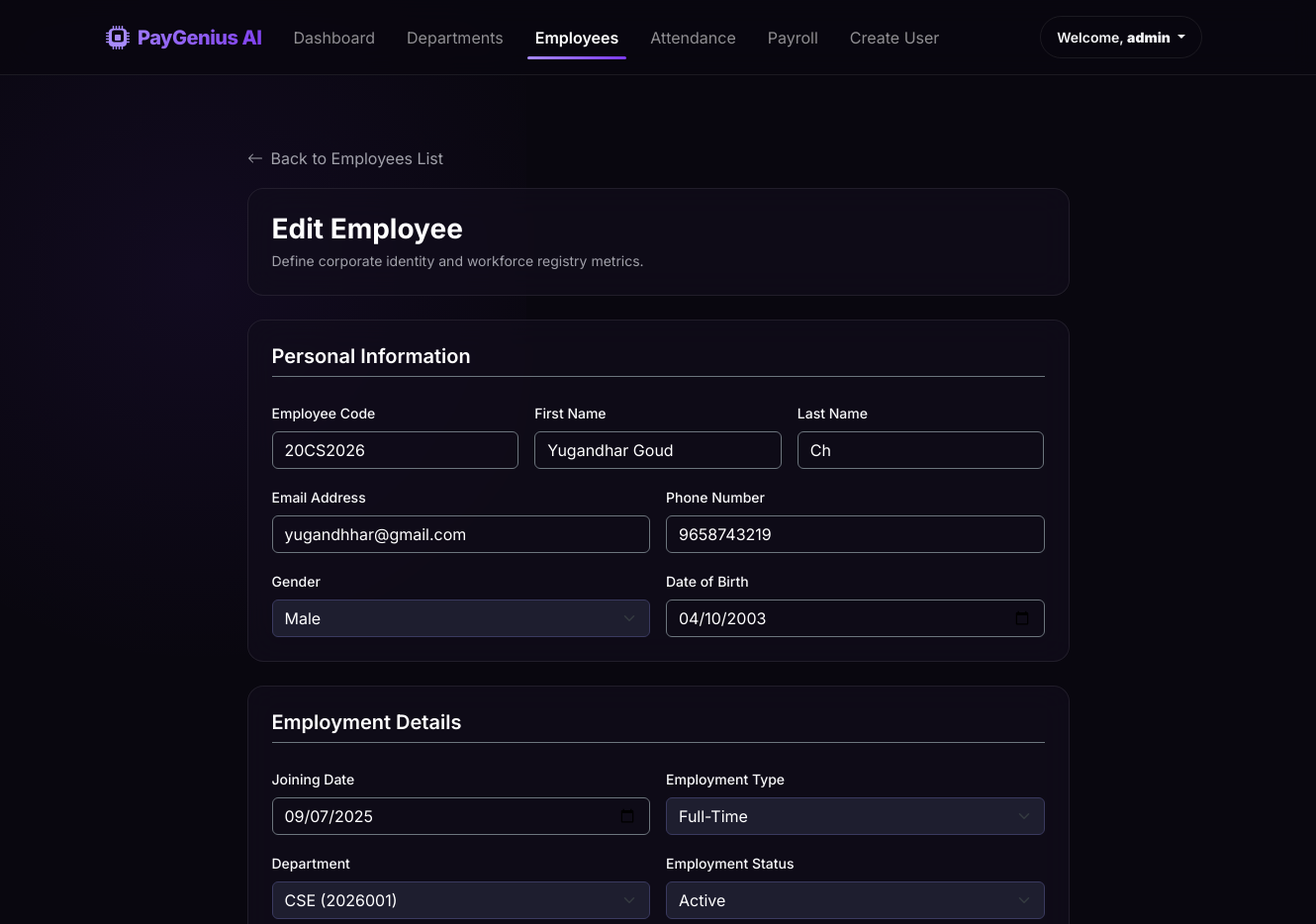
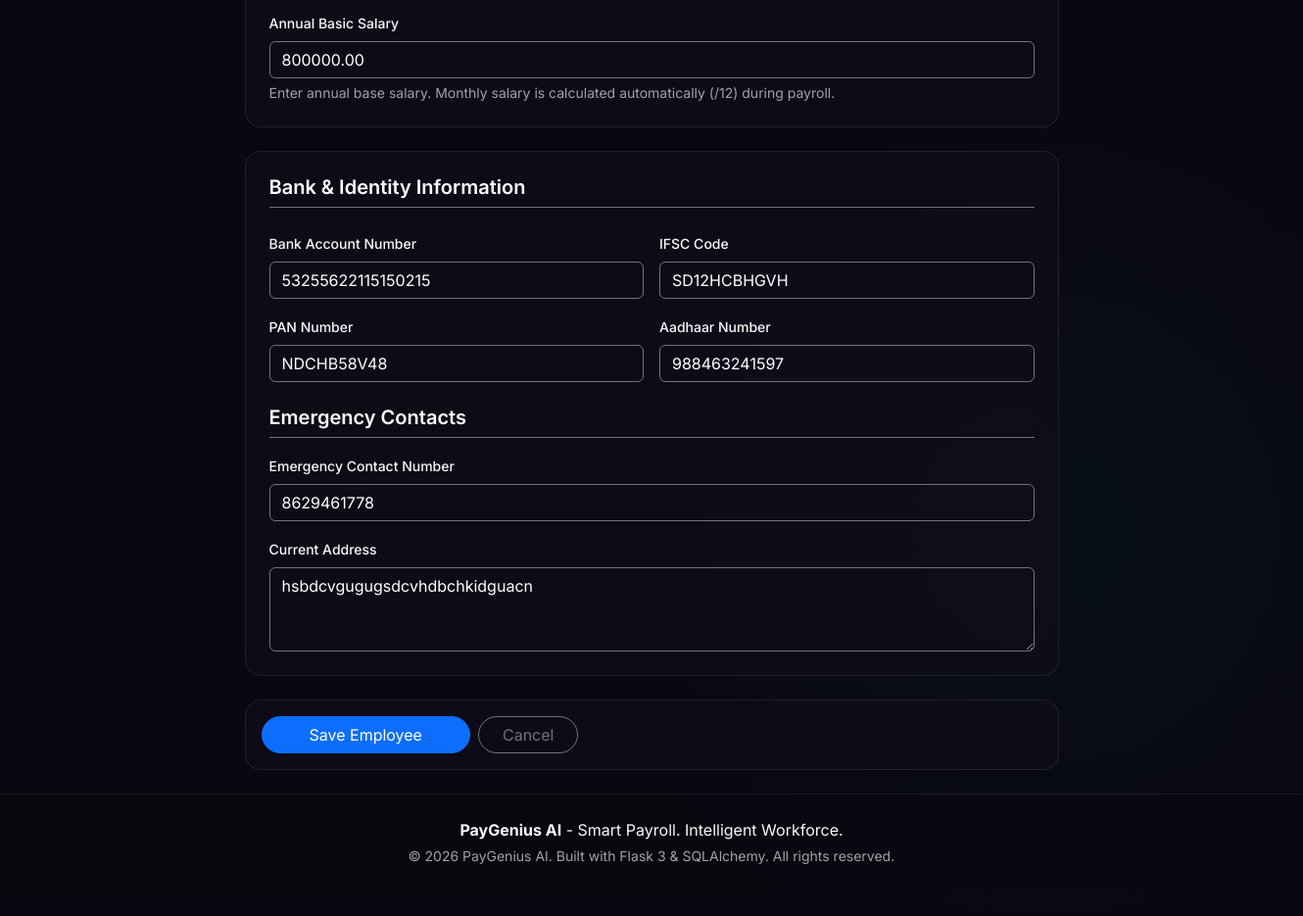
The page /hr/employees/edit/2 (signed in) on the database its author committed (2 pictures, top to bottom).
### models/user.py (models this page shows)
class User(BaseModel, UserMixin):
    __tablename__ = "users"
    username = db.Column(db.String(64), unique=True, nullable=False, index=True)
    email = db.Column(db.String(120), unique=True, nullable=False, index=True)
    password_hash = db.Column(db.String(256), nullable=False)
    role_id = db.Column(
        db.Integer,
        db.ForeignKey("roles.id"),
        nullable=True
    )
    role = db.relationship(
        "Role",
        back_populates="users"
    )
    employee_id = db.Column(
        db.Integer,
        db.ForeignKey("employees.id"),
        nullable=True,
        unique=True
    )
    employee = db.relationship(
        "Employee",
        back_populates="user"
    )
    approved_leaves = db.relationship(
        "LeaveRequest",
        back_populates="approver",
        lazy="dynamic",
        foreign_keys="LeaveRequest.approved_by"
    )
    def __repr__(self):
        return f"<User {self.username}>"

### models/employee.py (models this page shows, shortened)
class Employee(BaseModel):
    __tablename__ = "employees"
    employee_code = db.Column(db.String(20), unique=True, index=True, nullable=False)
    first_name = db.Column(db.String(100), nullable=False)
    last_name = db.Column(db.String(100), nullable=False)
    email = db.Column(db.String(120), unique=True, index=True, nullable=False)
    phone = db.Column(db.String(20), nullable=True)
    gender = db.Column(db.String(20), nullable=True)
    date_of_birth = db.Column(db.Date, nullable=True)
    address = db.Column(db.Text, nullable=True)
    joining_date = db.Column(db.Date, nullable=False)
    employment_type = db.Column(db.String(50), nullable=False)
    basic_salary = db.Column(db.Numeric(12, 2), nullable=False)
    bank_account_number = db.Column(db.String(50), nullable=True)
    ifsc_code = db.Column(db.String(20), nullable=True)
    pan_number = db.Column(db.String(20), nullable=True)
    aadhaar_number = db.Column(db.String(20), nullable=True)
    emergency_contact = db.Column(db.String(20), nullable=True)
    status = db.Column(db.String(20), default="Active", nullable=False, index=True)
    department_id = db.Column(
        db.Integer,
        db.ForeignKey("departments.id"),
        nullable=False,
        index=True
    )
    department = db.relationship(
        "Department",
        back_populates="employees"
    )
    attendances = db.relationship(
        "Attendance",
        back_populates="employee",
        lazy="dynamic"
    )
    leave_balances = db.relationship(
        "LeaveBalance",
        back_populates="employee",
        lazy="dynamic"
    )
    leave_requests = db.relationship(
        "LeaveRequest",
        back_populates="employee",
        lazy="dynamic"
    )
    user = db.relationship(
        "User",
        back_populates="employee",
        uselist=False
    )
    __table_args__ = (
        db.Index("ix_employees_full_name", "first_name", "last_name"),
    )

### blueprints/hr/routes.py (the view, shortened to what this page needs)
@hr_bp.route("/employees/edit/<int:id>", methods=["GET", "POST"])
@login_required
@roles_required(RoleType.ADMIN, RoleType.HR)
def edit_employee(id):
    from extensions import db
    from models.employee import Employee
    emp = db.session.get(Employee, id)
    if not emp or not emp.is_active:
        flash("Employee not found.", "danger")
        return redirect(url_for("hr.list_employees"))
    form = EmployeeForm(obj=emp)
    form.department_id.choices = [
        (d.id, f"{d.name} ({d.code})") for d in HRService.list_departments()
    ]
    return render_template("hr/employee_form.html", form=form, title="Edit Employee")

### templates/hr/employee_form.html (shortened to what this page needs)
{% extends "base.html" %}
{% block content %}
<div class="row justify-content-center mt-3">
    <div class="col-xl-9 col-lg-10">
        <div class="mb-3">
            <a href="{{ url_for('hr.list_employees') }}" class="text-muted text-decoration-none d-inline-flex align-items-center">
                <svg xmlns="http://www.w3.org/2000/svg" width="16" height="16" fill="currentColor" class="bi bi-arrow-left me-2" viewBox="0 0 16 16">
                    <path fill-rule="evenodd" d="M15 8a.5.5 0 0 0-.5-.5H2.707l3.147-3.146a.5.5 0 1 0-.708-.708l-4 4a.5.5 0 0 0 0 .708l4 4a.5.5 0 0 0 .708-.708L2.707 8.5H14.5A.5.5 0 0 0 15 8"/>
                </svg>
                Back to Employees List
            </a>
        </div>
        <form method="POST">
            <div class="glass-card p-4 mb-4">
                <h3 class="text-white mb-1 fw-bold">{{ title }}</h3>
                <p class="text-muted small mb-0">Define corporate identity and workforce registry metrics.</p>
            </div>
            <div class="glass-card p-4 mb-4">
                <h4 class="text-white mb-4 fs-5 border-bottom border-secondary pb-2 fw-semibold">Personal Information</h4>
                <div class="row g-3">
                    <div class="col-md-4">
                        <label for="employee_code" class="form-label text-light small fw-medium">{{ form.employee_code.label }}</label>
                        {{ form.employee_code(class="form-control bg-transparent border-secondary text-white" + (" is-invalid" if form.employee_code.errors else ""), placeholder="e.g., EMP101") }}
                    </div>
                    <div class="col-md-4">
                        <label for="first_name" class="form-label text-light small fw-medium">{{ form.first_name.label }}</label>
                        {{ form.first_name(class="form-control bg-transparent border-secondary text-white" + (" is-invalid" if form.first_name.errors else ""), placeholder="First Name") }}
                    </div>
                    <div class="col-md-4">
                        <label for="last_name" class="form-label text-light small fw-medium">{{ form.last_name.label }}</label>
                        {{ form.last_name(class="form-control bg-transparent border-secondary text-white" + (" is-invalid" if form.last_name.errors else ""), placeholder="Last Name") }}
                    </div>
                    <div class="col-md-6">
                        <label for="email" class="form-label text-light small fw-medium">{{ form.email.label }}</label>
                        {{ form.email(class="form-control bg-transparent border-secondary text-white" + (" is-invalid" if form.email.errors else ""), placeholder="email@paygenius.ai") }}
                    </div>
                    <div class="col-md-6">
                        <label for="phone" class="form-label text-light small fw-medium">{{ form.phone.label }}</label>
                        {{ form.phone(class="form-control bg-transparent border-secondary text-white" + (" is-invalid" if form.phone.errors else ""), placeholder="Phone Number") }}
                    </div>
                    <div class="col-md-6">
                        <label for="gender" class="form-label text-light small fw-medium">{{ form.gender.label }}</label>
                        {{ form.gender(class="form-select bg-transparent border-secondary text-light" + (" is-invalid" if form.gender.errors else "")) }}
                    </div>
                    <div class="col-md-6">
                        <label for="date_of_birth" class="form-label text-light small fw-medium">{{ form.date_of_birth.label }}</label>
                        {{ form.date_of_birth(class="form-control bg-transparent border-secondary text-white" + (" is-invalid" if form.date_of_birth.errors else ""), type="date") }}
                    </div>
                </div>
            </div>
            <div class="glass-card p-4 mb-4">
                <h4 class="text-white mb-4 fs-5 border-bottom border-secondary pb-2 fw-semibold">Employment Details</h4>
                <div class="row g-3">
                    <div class="col-md-6">
                        <label for="joining_date" class="form-label text-light small fw-medium">{{ form.joining_date.label }}</label>
                        {{ form.joining_date(class="form-control bg-transparent border-secondary text-white" + (" is-invalid" if form.joining_date.errors else ""), type="date") }}
                    </div>
                    <div class="col-md-6">
                        <label for="employment_type" class="form-label text-light small fw-medium">{{ form.employment_type.label }}</label>
                        {{ form.employment_type(class="form-select bg-transparent border-secondary text-light" + (" is-invalid" if form.employment_type.errors else "")) }}
                    </div>
                    <div class="col-md-6">
                        <label for="department_id" class="form-label text-light small fw-medium">{{ form.department_id.label }}</label>
                        {{ form.department_id(class="form-select bg-transparent border-secondary text-light" + (" is-invalid" if form.department_id.errors else "")) }}
                    </div>
                    <div class="col-md-6">
                        <label for="status" class="form-label text-light small fw-medium">{{ form.status.label }}</label>
                        {{ form.status(class="form-select bg-transparent border-secondary text-light" + (" is-invalid" if form.status.errors else "")) }}
                    </div>
                    <div class="col-md-12">
                        <label for="basic_salary" class="form-label text-light small fw-medium">{{ form.basic_salary.label }}</label>
                        {{ form.basic_salary(class="form-control bg-transparent border-secondary text-white" + (" is-invalid" if form.basic_salary.errors else ""), type="number", step="0.01", placeholder="0.00") }}
                        <div class="form-text text-muted small">Enter annual base salary. Monthly salary is calculated automatically (/12) during payroll.</div>
                    </div>
                </div>
            </div>
            <div class="glass-card p-4 mb-4">
                <h4 class="text-white mb-4 fs-5 border-bottom border-secondary pb-2 fw-semibold">Bank & Identity Information</h4>
                <div class="row g-3">
                    <div class="col-md-6">
                        <label for="bank_account_number" class="form-label text-light small fw-medium">{{ form.bank_account_number.label }}</label>
                        {{ form.bank_account_number(class="form-control bg-transparent border-secondary text-white" + (" is-invalid" if form.bank_account_number.errors else ""), placeholder="Account Number") }}
                    </div>
                    <div class="col-md-6">
                        <label for="ifsc_code" class="form-label text-light small fw-medium">{{ form.ifsc_code.label }}</label>
                        {{ form.ifsc_code(class="form-control bg-transparent border-secondary text-white" + (" is-invalid" if form.ifsc_code.errors else ""), placeholder="IFSC Code") }}
                    </div>
                    <div class="col-md-6">
                        <label for="pan_number" class="form-label text-light small fw-medium">{{ form.pan_number.label }}</label>
                        {{ form.pan_number(class="form-control bg-transparent border-secondary text-white" + (" is-invalid" if form.pan_number.errors else ""), placeholder="PAN Details") }}
                    </div>
                    <div class="col-md-6">
                        <label for="aadhaar_number" class="form-label text-light small fw-medium">{{ form.aadhaar_number.label }}</label>
                        {{ form.aadhaar_number(class="form-control bg-transparent border-secondary text-white" + (" is-invalid" if form.aadhaar_number.errors else ""), placeholder="Aadhaar ID") }}
                    </div>
                </div>
                <h4 class="text-white mt-4 mb-3 fs-5 border-bottom border-secondary pb-2 fw-semibold">Emergency Contacts</h4>
                <div class="row g-3">
                    <div class="col-md-12">
                        <label for="emergency_contact" class="form-label text-light small fw-medium">{{ form.emergency_contact.label }}</label>
                        {{ form.emergency_contact(class="form-control bg-transparent border-secondary text-white" + (" is-invalid" if form.emergency_contact.errors else ""), placeholder="Emergency Phone Contact") }}
                    </div>
                    <div class="col-md-12">
                        <label for="address" class="form-label text-light small fw-medium">{{ form.address.label }}</label>
                        {{ form.address(class="form-control bg-transparent border-secondary text-white" + (" is-invalid" if form.address.errors else ""), rows="3", placeholder="Permanent/Current Residence Address...") }}
                    </div>
                </div>
            </div>
            <div class="glass-card p-3 d-flex gap-2">
                <button type="submit" class="btn btn-primary px-5 rounded-pill">Save Employee</button>
                <a href="{{ url_for('hr.list_employees') }}" class="btn btn-outline-secondary px-4 rounded-pill">Cancel</a>
            </div>
        </form>
    </div>
</div>
{% endblock %}

### templates/base.html (shortened to what this page needs)
<!DOCTYPE html>
<html lang="en">
<head>
    <link href="https://cdn.jsdelivr.net/npm/bootstrap@5.3.3/dist/css/bootstrap.min.css" rel="stylesheet">
    <link rel="stylesheet" href="{{ url_for('static', filename='css/style.css') }}">
</head>
<body>
    <nav class="navbar navbar-expand-lg navbar-dark navbar-custom py-3">
        <div class="container">
            <a class="navbar-brand d-flex align-items-center" href="/">
                PayGenius AI
            </a>
            <div class="collapse navbar-collapse" id="navbarNav">
                <ul class="navbar-nav me-auto mb-2 mb-lg-0">
                    <li class="nav-item">
                        <a class="nav-link px-3 {% if request.endpoint == 'analytics.dashboard' %}active{% endif %}" href="{{ url_for('analytics.dashboard') }}">Dashboard</a>
                    </li>
                    {% if current_user.is_authenticated and current_user.role and current_user.role.name in [RoleType.ADMIN, RoleType.HR] %}
                    <li class="nav-item">
                        <a class="nav-link px-3 {% if '/hr/departments' in request.path %}active{% endif %}" href="{{ url_for('hr.list_departments') }}">Departments</a>
                    </li>
                    <li class="nav-item">
                        <a class="nav-link px-3 {% if '/hr/employees' in request.path %}active{% endif %}" href="{{ url_for('hr.list_employees') }}">Employees</a>
                    </li>
                    <li class="nav-item">
                        <a class="nav-link px-3 {% if request.endpoint == 'attendance_upload.upload_attendance_ui' %}active{% endif %}" href="{{ url_for('attendance_upload.upload_attendance_ui') }}">Attendance</a>
                    </li>
                    <li class="nav-item">
                        <a class="nav-link px-3 {% if request.endpoint and request.endpoint.startswith('payroll.') %}active{% endif %}" href="{{ url_for('payroll.payroll_ui') }}">Payroll</a>
                    </li>
                    {% endif %}
                    {% if current_user.is_authenticated and current_user.role and current_user.role.name == RoleType.ADMIN %}
                    <li class="nav-item">
                        <a class="nav-link px-3 {% if request.path == '/admin/create-user' %}active{% endif %}" href="{{ url_for('auth.create_user') }}">Create User</a>
                    </li>
                    {% endif %}
                </ul>
                <div class="d-flex align-items-center">
                    {% if current_user and current_user.is_authenticated %}
                        <div class="dropdown">
                            <button class="btn btn-outline-custom dropdown-toggle btn-sm rounded-pill px-3 me-2" type="button" id="userMenu" data-bs-toggle="dropdown" aria-expanded="false">
                                Welcome, <strong>{{ current_user.username }}</strong>
                            </button>
                        </div>
                    {% else %}
                        <a href="{{ url_for('auth.login') }}" class="btn btn-outline-custom me-2 rounded-pill btn-sm px-3">Log In</a>
                    {% endif %}
                </div>
            </div>
        </div>
    </nav>
    <main class="container py-4 flex-grow-1">
        {% block content %}{% endblock %}
    </main>
    <footer class="py-4 mt-auto">
        <div class="container text-center">
            <p class="mb-1 text-light"><strong>PayGenius AI</strong> - Smart Payroll. Intelligent Workforce.</p>
            <p class="text-muted small mb-0">&copy; 2026 PayGenius AI. Built with Flask 3 & SQLAlchemy. All rights reserved.</p>
        </div>
    </footer>
</body>
</html>

### rows shown on the page
User: username "admin"
Employee: employee_code "20CS2026", first_name "Yugandhar Goud", last_name "Ch", email "yugandhhar@gmail.com", phone "9658743219", gender "Male", date_of_birth "04/10/2003", joining_date "09/07/2025", employment_type "Full-Time", department_id "CSE (2026001)", status "Active", basic_salary "800000.00", bank_account_number "53255622115150215", ifsc_code "SD12HCBHGVH", pan_number "NDCHB58V48", aadhaar_number "988463241597", emergency_contact "8629461778", address "hsbdcvgugugsdcvhdbchkidguacn"

### other values the page prints
{{ title }} "Edit Employee"
